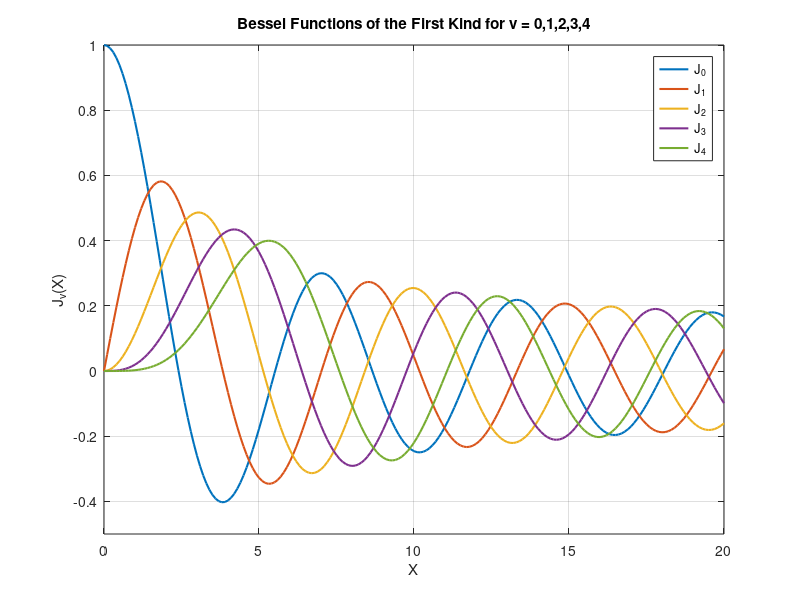

This chart was generated by the following MATLAB code:
X = 0:0.1:20;
J = zeros(5,201);
for i = 0:4
    J(i+1,:) = besselj(i,X);
end
plot(X,J,'LineWidth',1.5)
axis([0 20 -.5 1])
grid on
legend('J_0','J_1','J_2','J_3','J_4','Location','Best')
title('Bessel Functions of the First Kind for v = 0,1,2,3,4')
xlabel('X')
ylabel('J_v(X)')